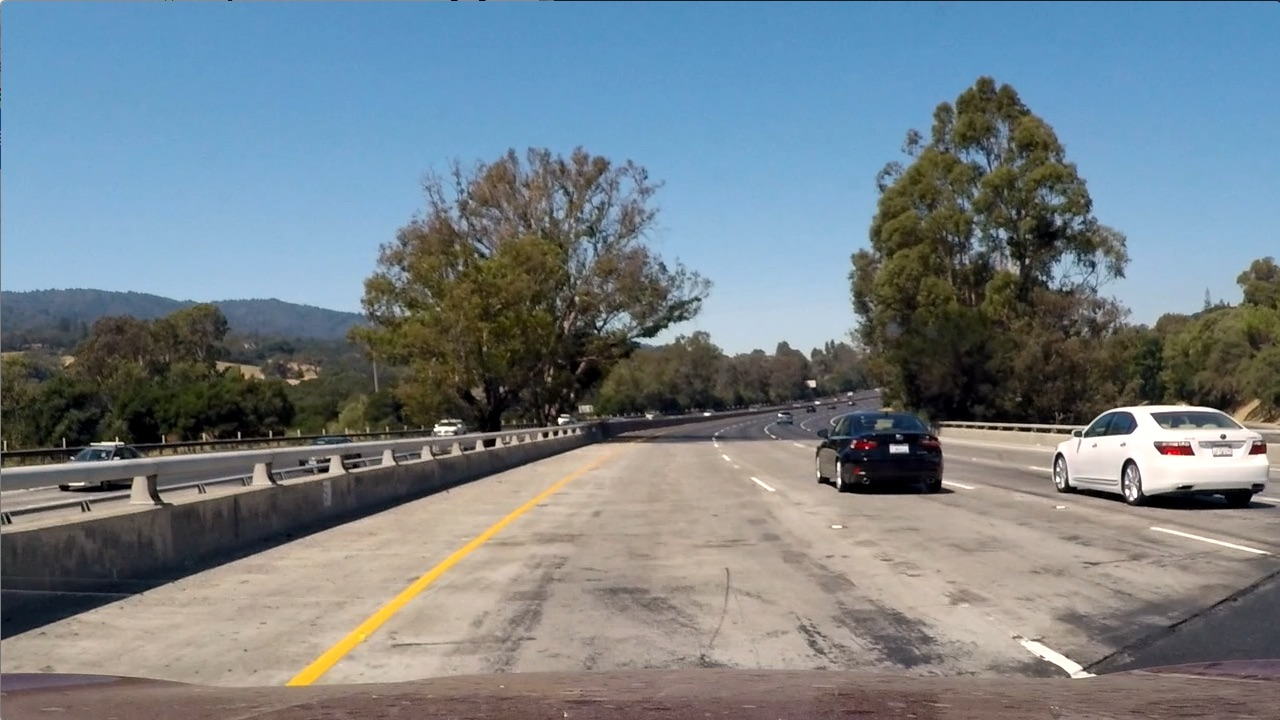
#> input picture test_images/test1.jpg, 1280 x 720 px
$ jupyter execute --allow-errors DataExploration.ipynb   (shell and % lines are left out)   (older library calls are emulated)
#> lines starting #> are read from the running program, lines starting #| are printed output that depends on the picture
## CarND Vehicle Detection

Auxiliary functions

[cell 1]
from __future__ import print_function
from ipywidgets import interact, interactive, fixed, interact_manual
import ipywidgets as widgets

import matplotlib.image as mpimg
import matplotlib.pyplot as plt
import numpy as np
import cv2
import glob
import time

[cell 2]
image = mpimg.imread('../test_images/test1.jpg')
#> image is the input picture: shape (720, 1280, 3); mean R, G, B 117.5, 128.7, 135.5

# Define a function to compute color histogram features
def color_hist(img, nbins=32, bins_range=(0, 256)):
    # Compute the histogram of the RGB channels separately
#> called with nbins = 32, bins_range = (0, 256)
    rhist = np.histogram(image[:,:,0], bins=32, range=(0, 256))
    ghist = np.histogram(image[:,:,1], bins=32, range=(0, 256))
    bhist = np.histogram(image[:,:,2], bins=32, range=(0, 256))
    # Generating bin centers
    bin_edges = rhist[1]
#> bin_edges = 33 values from 0 to 256
    bin_centers = (bin_edges[1:]  + bin_edges[0:len(bin_edges)-1])/2
#> bin_centers = 32 values from 4 to 252
    # Concatenate the histograms into a single feature vector
    hist_features = np.concatenate((rhist[0], ghist[0], bhist[0]))
#> hist_features = 96 values, max 111331 at index 89, min 936 at index 60, mean 28800
    # Return the individual histograms, bin_centers and feature vector
    return rhist, ghist, bhist, bin_centers, hist_features

rh, gh, bh, bincen, feature_vec = color_hist(image, nbins=32, bins_range=(0, 256))
#> bincen = 32 values from 4 to 252; feature_vec has the same summary as hist_features in color_hist

# Plot a figure with all three bar charts
if rh is not None:
    fig = plt.figure(figsize=(12,3))
    plt.subplot(131)
    plt.bar(bincen, rh[0])
    plt.xlim(0, 256)
    plt.title('R Histogram')
    plt.subplot(132)
    plt.bar(bincen, gh[0])
    plt.xlim(0, 256)
    plt.title('G Histogram')
    plt.subplot(133)
    plt.bar(bincen, bh[0])
    plt.xlim(0, 256)
    plt.title('B Histogram')
    fig.tight_layout()
else:
    print('Your function is returning None for at least one variable...')
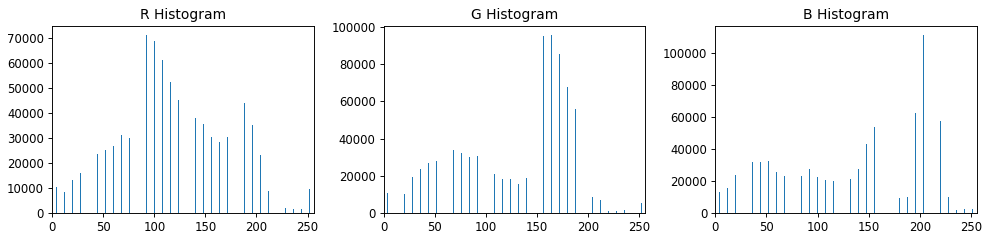
#> figure drawn by matplotlib, 3 panels; panel 1: tallest bar 71144 high, from x = 91.6 to 92.4; panel 2: tallest bar 95802 high, from x = 163.6 to 164.4; panel 3: tallest bar 111331 high, from x = 203.6 to 204.4

[cell 3]
#Plot 3D

from mpl_toolkits.mplot3d import Axes3D

def plot3d(pixels, colors_rgb,
        axis_labels=list("RGB"), axis_limits=[(0, 255), (0, 255), (0, 255)]):
    """Plot pixels in 3D."""

    # Create figure and 3D axes
    fig = plt.figure(figsize=(8, 8))
    ax = Axes3D(fig)

    # Set axis limits
    ax.set_xlim(*axis_limits[0])
    ax.set_ylim(*axis_limits[1])
    ax.set_zlim(*axis_limits[2])

    # Set axis labels and sizes
    ax.tick_params(axis='both', which='major', labelsize=14, pad=8)
    ax.set_xlabel(axis_labels[0], fontsize=16, labelpad=16)
    ax.set_ylabel(axis_labels[1], fontsize=16, labelpad=16)
    ax.set_zlabel(axis_labels[2], fontsize=16, labelpad=16)

    # Plot pixel values with colors given in colors_rgb
    ax.scatter(
        pixels[:, :, 0].ravel(),
        pixels[:, :, 1].ravel(),
        pixels[:, :, 2].ravel(),
        c=colors_rgb.reshape((-1, 3)), edgecolors='none')

    return ax  # return Axes3D object for further manipulation


# Read a color image
img = cv2.imread('../test_images/test2.jpg')
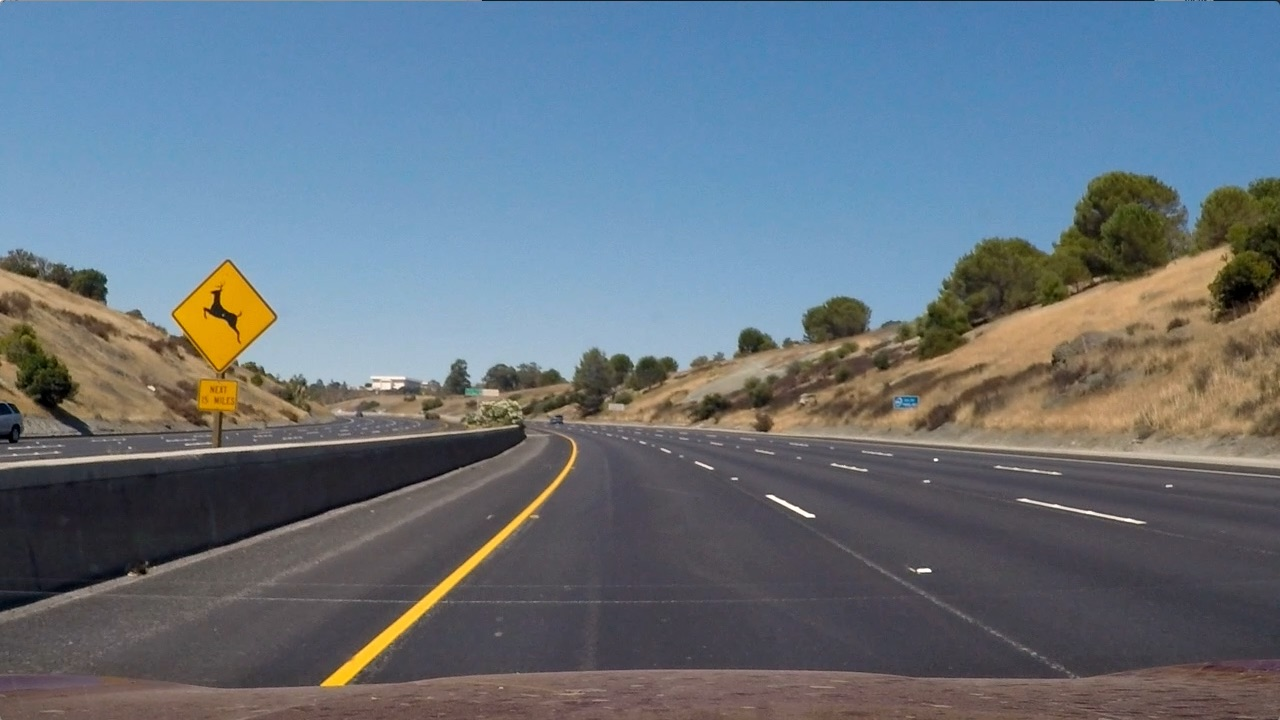
#> input picture test_images/test2.jpg, 1280 x 720 px
#> img is the input picture: shape (720, 1280, 3); mean B, G, R 125.5, 114.6, 102.8

# Select a small fraction of pixels to plot by subsampling it
scale = max(img.shape[0], img.shape[1], 64) / 64  # at most 64 rows and columns
#> scale = 20
img_small = cv2.resize(img, (np.int(img.shape[1] / scale), np.int(img.shape[0] / scale)), interpolation=cv2.INTER_NEAREST)
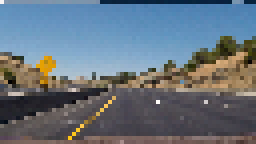
#> img_small: shape (36, 64, 3) (shown 4 times larger); mean B, G, R 125.2, 114.2, 102.1

# Convert subsampled image to desired color space(s)
img_small_RGB = cv2.cvtColor(img_small, cv2.COLOR_BGR2RGB)  # OpenCV uses BGR, matplotlib likes RGB
img_small_HSV = cv2.cvtColor(img_small, cv2.COLOR_BGR2HSV)
#> img_small_HSV: shape (36, 64, 3); mean H, S, V 88.4, 81.5, 137.9
img_small_rgb = img_small_RGB / 255.  # scaled to [0, 1], only for plotting

plt.figure(figsize=(5,5))
# Plot and show
plot3d(img_small_RGB, img_small_rgb)
plt.show()

plot3d(img_small_HSV, img_small_rgb, axis_labels=list("HSV"))
plt.show()

[cell 4]
#Spatial bin of an image
# Read in an image
# You can also read cutout2, 3, 4 etc. to see other examples
image = mpimg.imread('../test_images/test1.jpg')

# Define a function to compute color histogram features
# Pass the color_space flag as 3-letter all caps string
# like 'HSV' or 'LUV' etc.
# KEEP IN MIND IF YOU DECIDE TO USE THIS FUNCTION LATER
# IN YOUR PROJECT THAT IF YOU READ THE IMAGE WITH
# cv2.imread() INSTEAD YOU START WITH BGR COLOR!
def bin_spatial(img, color_space='RGB', size=(32, 32)):
    # Convert image to new color space (if specified)
#> called with color_space = 'YCrCb', size = (32, 32)
    if color_space != 'RGB':
        if color_space == 'HSV':
            feature_image = cv2.cvtColor(img, cv2.COLOR_RGB2HSV)
        elif color_space == 'LUV':
            feature_image = cv2.cvtColor(img, cv2.COLOR_RGB2LUV)
        elif color_space == 'HLS':
            feature_image = cv2.cvtColor(img, cv2.COLOR_RGB2HLS)
        elif color_space == 'YUV':
            feature_image = cv2.cvtColor(img, cv2.COLOR_RGB2YUV)
        elif color_space == 'YCrCb':
            feature_image = cv2.cvtColor(img, cv2.COLOR_RGB2YCR_CB)
#> feature_image: shape (720, 1280, 3); mean of channels 0, 1, 2 126.1, 121.9, 133.3
    else: feature_image = np.copy(img)
    # Use cv2.resize().ravel() to create the feature vector
    features = cv2.resize(feature_image, size).ravel()
#> features = 3072 values, max 255 at index 1911, min 0 at index 1833, mean 127

    return features


feature_vec = bin_spatial(image, color_space='YCrCb', size=(32, 32))
#> feature_vec has the same summary as features in bin_spatial

# Plot features
plt.plot(feature_vec)
plt.title('Spatially Binned Features')
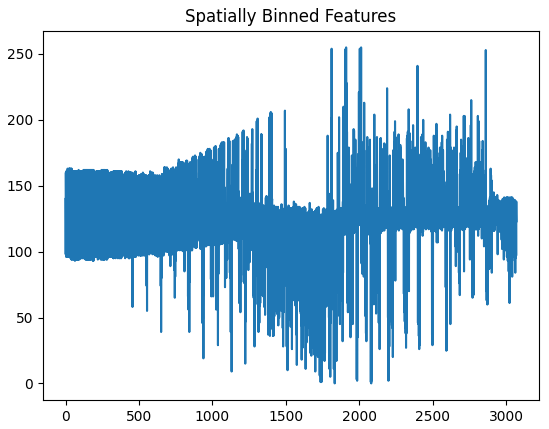
#> figure drawn by matplotlib, 1 panel; curve peaks at x = 1911, y = 255
#> the sliders are set to color_s = {'HSV': 'HSV', 'LUV': 'LUV', '

[cell 5]
# Plot features
def fBIN(color_s):
    feature_vec = bin_spatial(image, color_space=color_s, size=(32, 32))
    plt.plot(feature_vec)
    plt.title(color_s + ' - Spatially Binned Features')


#> (the rest of this cell did not finish here and is left out)

[cell 6]
# images are divided up into vehicles and non-vehicles
import fnmatch
import os

images = []
# for root, dirnames, filenames in os.walk('../dataset-big'):
#     for filename in fnmatch.filter(filenames, '*.png'):
for root, dirnames, filenames in os.walk('../dataset-small'):
    for filename in fnmatch.filter(filenames, '*.jpeg'):
        images.append(os.path.join(root, filename))
# images

cars = []
notcars = []

for image in images:
    if 'non-vehicles' in image:
        notcars.append(image)
    else:
        cars.append(image)
#> after the loop, cars = []; notcars = []
#> the sliders are set to 
# cars

#> (a cell that did not finish here is left out)

[cell 8]
# Plot examples

def plotExamples():
    plt.figure(figsize=(15,8))

    for i in range(5):
        car_ind = np.random.randint(0, len(cars))
        notcar_ind = np.random.randint(0, len(notcars))

        # Read in car / not-car images
        car_image = mpimg.imread(cars[car_ind])
        notcar_image = mpimg.imread(notcars[notcar_ind])


        plt.subplot(2,5,i+1)
        plt.imshow(car_image)
        plt.title('Car Image ' + str(car_ind))
        plt.subplot(2,5,5+i+1)
        plt.imshow(notcar_image)
        plt.title('Not-car Image ' + str(notcar_ind))

#> (the rest of this cell did not finish here and is left out)

[cell 9]
#Data augmentation not need, because seems to already have some, and hog is robust

#Number of samples
n_cars = len(cars)
#> n_cars = 0
n_notcars = len(notcars)
#> n_notcars = 0

print("n_cars: ",n_cars)
#| n_cars:  0
print("n_notcars: ",n_notcars)
#| n_notcars:  0
#> the sliders are set to image = <module 'ipywidgets.fixed_' fr, cspace = {'RGB': 'RGB', 'HSV': 'HSV', ', orient = 8, npixpercells = 8, cellsperblock = 4, hog_channel = 1, vis = <module 'ipywidgets.fixed_' fr, feat_vec = <module 'ipywidgets.fixed_' fr
